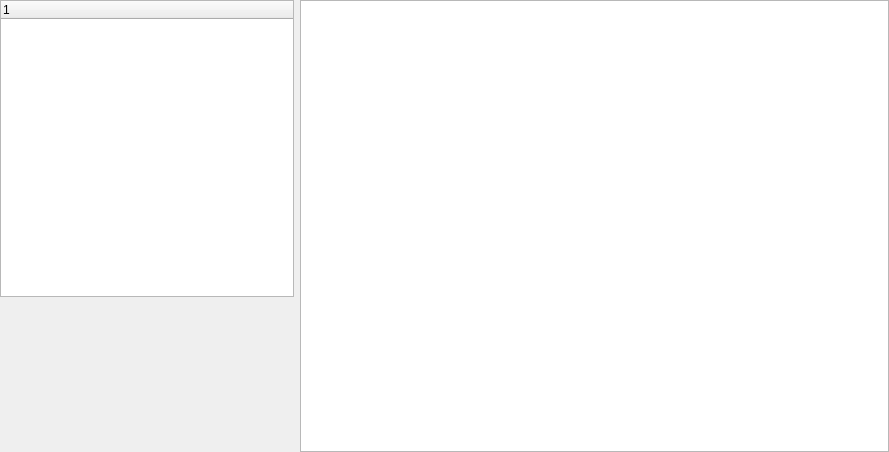
<?xml version="1.0" encoding="UTF-8"?>
<ui version="4.0">
 <class>database</class>
 <widget class="QWidget" name="database">
  <property name="geometry">
   <rect>
    <x>0</x>
    <y>0</y>
    <width>889</width>
    <height>452</height>
   </rect>
  </property>
  <property name="windowTitle">
   <string>database</string>
  </property>
  <layout class="QHBoxLayout" name="horizontalLayout" stretch="1,2">
   <property name="leftMargin">
    <number>0</number>
   </property>
   <property name="topMargin">
    <number>0</number>
   </property>
   <property name="rightMargin">
    <number>0</number>
   </property>
   <property name="bottomMargin">
    <number>0</number>
   </property>
   <item>
    <layout class="QVBoxLayout" name="verticalLayout" stretch="2,1">
     <item>
      <widget class="JsonTree" name="treeWidget">
       <property name="maximumSize">
        <size>
         <width>16777215</width>
         <height>16777215</height>
        </size>
       </property>
       <column>
        <property name="text">
         <string notr="true">1</string>
        </property>
       </column>
      </widget>
     </item>
     <item>
      <widget class="QWidget" name="widget" native="true">
       <property name="maximumSize">
        <size>
         <width>16777215</width>
         <height>16777215</height>
        </size>
       </property>
      </widget>
     </item>
    </layout>
   </item>
   <item>
    <widget class="QTableWidget" name="tableWidget">
     <property name="sizePolicy">
      <sizepolicy hsizetype="Expanding" vsizetype="Expanding">
       <horstretch>0</horstretch>
       <verstretch>0</verstretch>
      </sizepolicy>
     </property>
    </widget>
   </item>
  </layout>
 </widget>
 <layoutdefault spacing="6" margin="11"/>
 <customwidgets>
  <customwidget>
   <class>JsonTree</class>
   <extends>QTreeWidget</extends>
   <header>utils/JsonTree.h</header>
  </customwidget>
 </customwidgets>
 <resources/>
 <connections/>
</ui>
